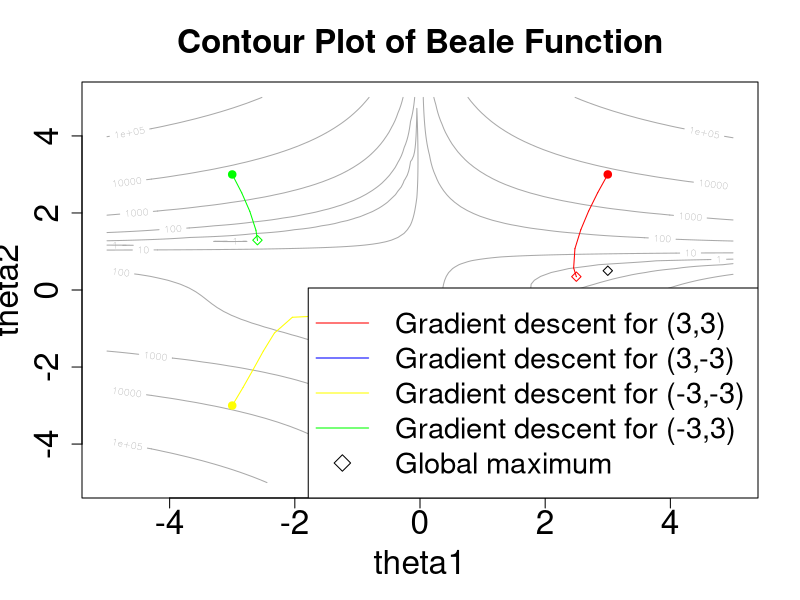
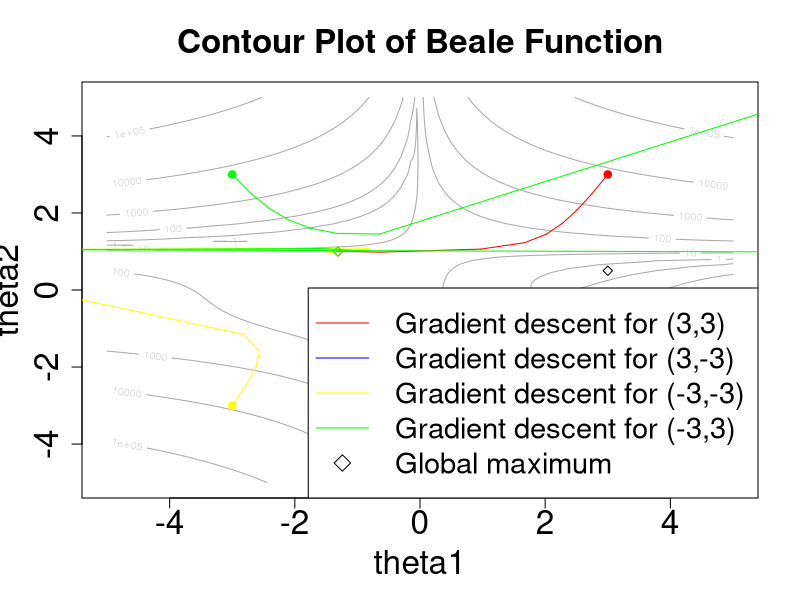

Generate these figures, in order, with R:
# b)

beale_rho <- function(theta) {
  theta1 <- theta[1]
  theta2 <- theta[2]
  return((1.5 - theta1 + theta1*theta2)^2 +
         (2.25 - theta1 + theta1*theta2^2)^2 +
         (2.625 - theta1 + theta1*theta2^3)^2)
}

beale_gradient <- function(theta) {
  theta1 <- theta[1]
  theta2 <- theta[2]
  grad1 <- 2*theta1*theta2^6 + 2*theta1*theta2^4 - 4*theta1*theta2^3 -
    2*theta1*theta2^2 - 4*theta1*theta2 + 6*theta1 + 3*theta2 + 4.5*theta2^2 +5.25*theta2^3 - 12.75
  grad2 <- 6*theta1^2*theta2^5 - 6*theta1^2*theta2^2 + 4*theta1^2*theta2^3 -
    2*theta1^2*theta2 + 9*theta1*theta2 - 2*theta1^2 + 3*theta1 + 15.75
  return(c(grad1, grad2))
}

# c)

###############################################################################

# Grid Line Search
gridLineSearch <- function(theta, rhoFn, d, lambdaStepsize = 0.01, lambdaMax = 1) {
  ## grid of lambda values to search
  lambdas <- seq(from = 0, by = lambdaStepsize, to = lambdaMax)
  ## line search
  rhoVals <- sapply(lambdas, function(lambda) {
    rhoFn(theta - lambda * d)
  })
  ## Return the lambda that gave the minimum
  lambdas[which.min(rhoVals)]
}

# Test Convergence
testConvergence <- function(thetaNew, thetaOld, tolerance = 1e-10, relative = FALSE) {
  sum(abs(thetaNew - thetaOld)) < if (relative)
    tolerance * sum(abs(thetaOld)) else tolerance
}

# Gradient Descent
gradientDescent <- function(theta = 0, rhoFn, gradientFn, lineSearchFn, testConvergenceFn,
                            maxIterations = 100, tolerance = 1e-06, relative = FALSE, lambdaStepsize = 0.01,
                            lambdaMax = 0.5) {
  
  converged <- FALSE
  i <- 0
  
  while (!converged & i <= maxIterations) {
    g <- gradientFn(theta)  ## gradient
    glength <- sqrt(sum(g^2))  ## gradient direction
    if (glength > 0)
      d <- g/glength
    
    lambda <- lineSearchFn(theta, rhoFn, d, lambdaStepsize = lambdaStepsize,
                           lambdaMax = lambdaMax)
    
    thetaNew <- theta - lambda * d
    converged <- testConvergenceFn(thetaNew, theta, tolerance = tolerance,
                                   relative = relative)
    theta <- thetaNew
    i <- i + 1
  }
  
  ## Return last value and whether converged or not
  list(theta = theta, converged = converged, iteration = i, fnValue = rhoFn(theta))
}

###############################################################################

# i.
gd_res <- gradientDescent(theta = c(3, 3), rhoFn = beale_rho, gradientFn = beale_gradient,
                lineSearchFn = gridLineSearch, lambdaStepsize = 1e-03,
                testConvergenceFn = testConvergence, maxIterations = 500)
print(gd_res)

# ii.
gd_res <- gradientDescent(theta = c(3, -3), rhoFn = beale_rho, gradientFn = beale_gradient,
                lineSearchFn = gridLineSearch, lambdaStepsize = 1e-03,
                testConvergenceFn = testConvergence, maxIterations = 500)
print(gd_res)

# iii.
gd_res <- gradientDescent(theta = c(-3, -3), rhoFn = beale_rho, gradientFn = beale_gradient,
                lineSearchFn = gridLineSearch, lambdaStepsize = 1e-03,
                testConvergenceFn = testConvergence, maxIterations = 500)
print(gd_res)

# iv.
gd_res <- gradientDescent(theta = c(-3, 3), rhoFn = beale_rho, gradientFn = beale_gradient,
                lineSearchFn = gridLineSearch, lambdaStepsize = 1e-03,
                testConvergenceFn = testConvergence, maxIterations = 500)
print(gd_res)

# d)

# Modified Gradient Descent
gradientDescent <- function(theta = 0, rhoFn, gradientFn, lineSearchFn, testConvergenceFn,
                            maxIterations = 100, tolerance = 1e-06, relative = FALSE, lambdaStepsize = 0.01,
                            lambdaMax = 0.5) {
  converged <- FALSE
  i <- 0
  xpath <- c(theta[1])
  ypath <- c(theta[2])
  
  while (!converged & i <= maxIterations) {
    g <- gradientFn(theta)  ## gradient
    glength <- sqrt(sum(g^2))  ## gradient direction
    if (glength > 0)
      d <- g/glength
    
    lambda <- lineSearchFn(theta, rhoFn, d, lambdaStepsize = lambdaStepsize,
                           lambdaMax = lambdaMax)
    
    thetaNew <- theta - lambda * d
    converged <- testConvergenceFn(thetaNew, theta, tolerance = tolerance,
                                   relative = relative)
    theta <- thetaNew
    i <- i + 1
    xpath[i + 1] <- theta[1]
    ypath[i + 1] <- theta[2]
  }
  
  ## Return point of convergence
  list(xpath = xpath, ypath = ypath)
}

###############################################################################

n_pts <- 100 # number of grid points per dimension
t1_surf <- seq(from = -5, to = 5, length.out = n_pts)
t2_surf <- seq(from = -5, to = 5, length.out = n_pts)

cont_mat <- matrix(0, nrow = n_pts, ncol = n_pts)

for (i in 1:n_pts) {
  for (j in 1:n_pts) {
    cont_mat[i, j] <- beale_rho(c(t1_surf[i], t2_surf[j]))
  }
}

levels <- c(10^0, 10^1, 10^2, 10^3, 10^4, 10^5)



# i.
path1 <- gradientDescent(theta = c(3, 3), rhoFn = beale_rho, gradientFn = beale_gradient,
                lineSearchFn = gridLineSearch, lambdaStepsize = 1e-03,
                testConvergenceFn = testConvergence, maxIterations = 500)

# ii.
path2 <- gradientDescent(theta = c(3, -3), rhoFn = beale_rho, gradientFn = beale_gradient,
                lineSearchFn = gridLineSearch, lambdaStepsize = 1e-03,
                testConvergenceFn = testConvergence, maxIterations = 500)

# iii.
path3 <- gradientDescent(theta = c(-3, -3), rhoFn = beale_rho, gradientFn = beale_gradient,
                lineSearchFn = gridLineSearch, lambdaStepsize = 1e-03,
                testConvergenceFn = testConvergence, maxIterations = 500)

# iv.
path4 <- gradientDescent(theta = c(-3, 3), rhoFn = beale_rho, gradientFn = beale_gradient,
                lineSearchFn = gridLineSearch, lambdaStepsize = 1e-03,
                testConvergenceFn = testConvergence, maxIterations = 500)

contour(
  x = t1_surf,
  y = t2_surf,
  z = cont_mat,
  levels = levels,
  col = "darkgrey",
  main = "Contour Plot of Beale Function",
  xlab = "theta1",
  ylab = "theta2",
  cex = 2,
  cex.lab = 2,
  cex.axis = 2,
  cex.main = 2
)

make_segments <- function(path, colour) {
  i <- 1
  points(x = path$xpath[1], y = path$ypath[1], col = colour, pch = 19)
  while (i != length(path$xpath)) {
    x0 <- path$xpath[i]
    y0 <- path$ypath[i]
    x1 <- path$xpath[i + 1]
    y1 <- path$ypath[i + 1]
    segments(x0 = x0, y0 = y0, x1 = x1, y1 = y1, col = colour, lwd = 1, lty = 1)
    i <- i + 1
  }
  points(x = path$xpath[i], y = path$ypath[i], col = colour, pch = 23)
}
############################################## ADD LABELS FOR Z VALUE OF ENDPOINTS
make_segments(path1, "red")
make_segments(path2, "blue")
make_segments(path3, "yellow")
make_segments(path4, "green")
global_min <- c(3, 0.5)
points(x = global_min[1], y = global_min[2], col = "black", pch = 23)
legend("bottomright",
       legend = c("Gradient descent for (3,3)",
                  "Gradient descent for (3,-3)",
                  "Gradient descent for (-3,-3)",
                  "Gradient descent for (-3,3)",
                  "Global maximum"),
       col = c("red", "blue", "yellow", "green", "black"),
       pch = c(NA, NA, NA, NA, 23), lty = c(1, 1, 1, 1, NA), lwd = 1, cex = 1.75)

# e)
# As shown in part c) and d), it is important to choose a starting value close to
# the global minimum.

# f)
beale_psi <- beale_gradient
beale_psi_prime <- function(theta) {
  theta1 <- theta[1]
  theta2 <- theta[2]
  val <- matrix(0, nrow = length(theta), ncol = length(theta))
  val[1, 1] <- 2*theta2^2 + 2*theta2^4 - 4*theta2^3 - 2*theta2^2 - 4*theta2 + 6
  val[1, 2] <- 12*theta1*theta2^5 + 8*theta1*theta2^3 - 12*theta1*theta2^2 -
               4*theta1*theta2 - 4*theta1 + 3 + 9*theta2 + 15.75*theta2^2
  val[2, 1] <- 12*theta1*theta2^5 - 12*theta1*theta2^2 + 8*theta1*theta2^3 -
               4*theta1*theta2 + 9*theta2 - 4*theta1 + 3
  val[2, 2] <- 30*theta1^2*theta2^4 - 12*theta1^2*theta2 +
               12*theta1^2*theta2^2 - 2*theta1^2 + 9*theta1
  return(val)
}

# g)

###############################################################################

# Newton Raphson
NewtonRaphson <- function(theta, psiFn, psiPrimeFn, dim, testConvergenceFn = testConvergence,
                          maxIterations = 100, tolerance = 1e-06, relative = FALSE) {
  if (missing(theta)) {
    ## need to figure out the dimensionality
    if (missing(dim)) {
      dim <- length(psiFn())
    }
    theta <- rep(0, dim)
  }
  converged <- FALSE
  i <- 0
  while (!converged & i <= maxIterations) {
    thetaNew <- theta - solve(psiPrimeFn(theta), psiFn(theta))
    converged <- testConvergenceFn(thetaNew, theta, tolerance = tolerance,
                                   relative = relative)
    theta <- thetaNew
    i <- i + 1
  }
  ## Return last value and whether converged or not
  list(theta = theta, converged = converged, iteration = i, fnValue = psiFn(theta))
}

###############################################################################

# i.

nr_res1 <- NewtonRaphson(theta = c(3, 3), psiFn = beale_psi, psiPrimeFn = beale_psi_prime, testConvergenceFn = testConvergence)
print(nr_res1)

# ii.
nr_res2 <- NewtonRaphson(theta = c(3, -3), psiFn = beale_psi, psiPrimeFn = beale_psi_prime, testConvergenceFn = testConvergence)
print(nr_res2)

# iii.
nr_res3 <- NewtonRaphson(theta = c(-3, -3), psiFn = beale_psi, psiPrimeFn = beale_psi_prime, testConvergenceFn = testConvergence)
print(nr_res3)

# iv.
nr_res4 <- NewtonRaphson(theta = c(-3, 3), psiFn = beale_psi, psiPrimeFn = beale_psi_prime, testConvergenceFn = testConvergence)
print(nr_res4)

# h)

###############################################################################

# Modified Newton Raphson
NewtonRaphson <- function(theta, psiFn, psiPrimeFn, dim, testConvergenceFn = testConvergence,
                          maxIterations = 100, tolerance = 1e-06, relative = FALSE) {
  if (missing(theta)) {
    ## need to figure out the dimensionality
    if (missing(dim)) {
      dim <- length(psiFn())
    }
    theta <- rep(0, dim)
  }
  converged <- FALSE
  i <- 0
  xpath <- c(theta[1])
  ypath <- c(theta[2])
  
  while (!converged & i <= maxIterations) {
    thetaNew <- theta - solve(psiPrimeFn(theta), psiFn(theta))
    converged <- testConvergenceFn(thetaNew, theta, tolerance = tolerance,
                                   relative = relative)
    
    theta <- thetaNew
    i <- i + 1
    xpath[i + 1] <- theta[1]
    ypath[i + 1] <- theta[2]
  }
  ## Return paths
  list(xpath = xpath, ypath = ypath)
}

###############################################################################

n_pts <- 100 # number of grid points per dimension
t1_surf <- seq(from = -5, to = 5, length.out = n_pts)
t2_surf <- seq(from = -5, to = 5, length.out = n_pts)

cont_mat <- matrix(0, nrow = n_pts, ncol = n_pts)

for (i in 1:n_pts) {
  for (j in 1:n_pts) {
    cont_mat[i, j] <- beale_rho(c(t1_surf[i], t2_surf[j]))
  }
}

levels <- c(10^0, 10^1, 10^2, 10^3, 10^4, 10^5)

# i.
path1 <- NewtonRaphson(theta = c(3, 3), psiFn = beale_psi, psiPrimeFn = beale_psi_prime)

# ii.
path2 <- NewtonRaphson(theta = c(3, -3), psiFn = beale_psi, psiPrimeFn = beale_psi_prime)

# iii.
path3 <- NewtonRaphson(theta = c(-3, -3), psiFn = beale_psi, psiPrimeFn = beale_psi_prime)

# iv.
path4 <- NewtonRaphson(theta = c(-3, 3), psiFn = beale_psi, psiPrimeFn = beale_psi_prime)

contour(
  x = t1_surf,
  y = t2_surf,
  z = cont_mat,
  levels = levels,
  col = "darkgrey",
  main = "Contour Plot of Beale Function",
  xlab = "theta1",
  ylab = "theta2",
  cex = 2,
  cex.lab = 2,
  cex.axis = 2,
  cex.main = 2
)

make_segments <- function(path, colour) {
  i <- 1
  points(x = path$xpath[1], y = path$ypath[1], col = colour, pch = 19)
  while (i != length(path$xpath)) {
    x0 <- path$xpath[i]
    y0 <- path$ypath[i]
    x1 <- path$xpath[i + 1]
    y1 <- path$ypath[i + 1]
    segments(x0 = x0, y0 = y0, x1 = x1, y1 = y1, col = colour, lwd = 1, lty = 1)
    i <- i + 1
  }
  points(x = path$xpath[i], y = path$ypath[i], col = colour, pch = 23)
}
############################################## ADD LABELS FOR Z VALUE OF ENDPOINTS
make_segments(path1, "red")
make_segments(path2, "blue")
make_segments(path3, "yellow")
make_segments(path4, "green")
global_min <- c(3, 0.5)
points(x = global_min[1], y = global_min[2], col = "black", pch = 23)
legend("bottomright",
       legend = c("Gradient descent for (3,3)",
                  "Gradient descent for (3,-3)",
                  "Gradient descent for (-3,-3)",
                  "Gradient descent for (-3,3)",
                  "Global maximum"),
       col = c("red", "blue", "yellow", "green", "black"),
       pch = c(NA, NA, NA, NA, 23), lty = c(1, 1, 1, 1, NA), lwd = 1, cex = 1.75)

# i)


# newtonr does well if init val is close to min
# newtonr takes into account 2nd derivative so it checks for curvature
# can go up hill

































